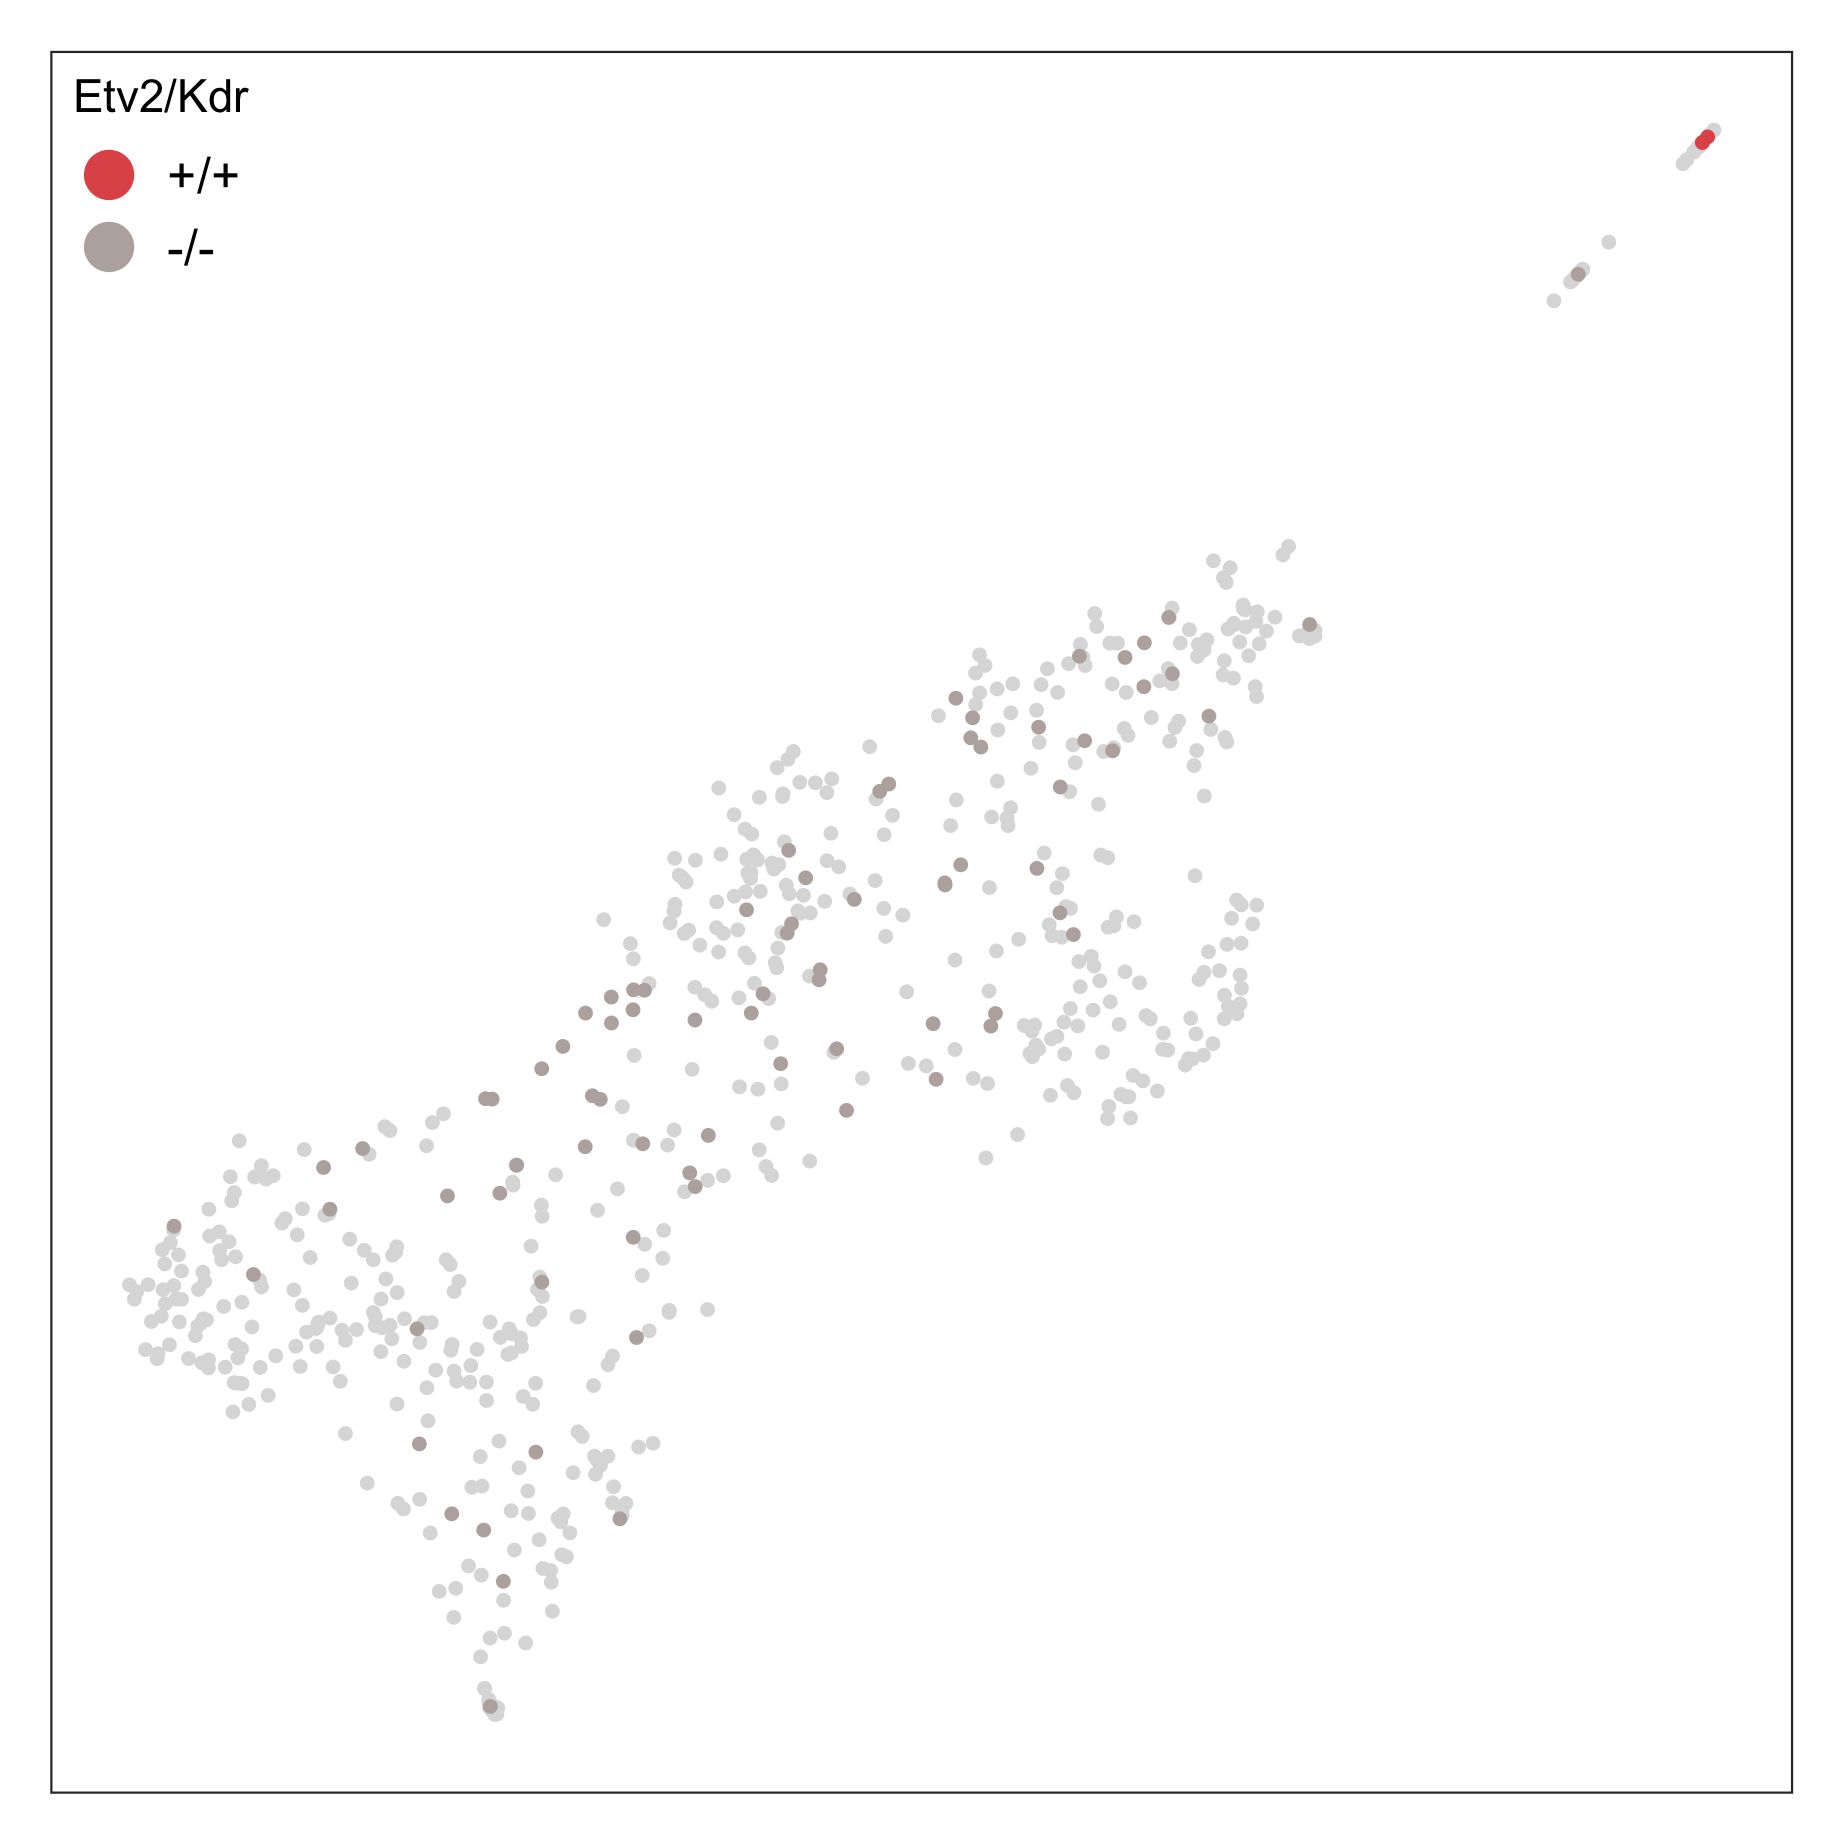

Here is the R script that generated this plot:
# # # # # # # # # # # # # # # # # # # # # # # # # # # # # # # # # # # # # # # #

pkg <- c("ggforce", "ggplot2", "magick", "scater")

lib <- lapply(pkg, library, character.only = TRUE)

# # # # # # # # # # # # # # # # # # # # # # # # # # # # # # # # # # # # # # # #

sce <- readRDS("output/11-atlas-neighbors.rds")

rownames(sce) <- uniquifyFeatureNames(rowData(sce)$gene_id, rowData(sce)$gene_name)

# # # # # # # # # # # # # # # # # # # # # # # # # # # # # # # # # # # # # # # #

id1 <- logcounts(sce)["Etv2", ] > 0

id2 <- logcounts(sce)["Kdr", ] > 0

id3 <- sce$batch == 38

idx <- which(id1 & id2 & id3)

sce$precursor <- "No"

sce$precursor[idx] <- "Yes"

# # # # # # # # # # # # # # # # # # # # # # # # # # # # # # # # # # # # # # # #

dat <- makePerCellDF(sce)

tmp <- subset(dat, batch != "38")

tmp <- tmp[, c("UMAP.1", "UMAP.2")]

# # # # # # # # # # # # # # # # # # # # # # # # # # # # # # # # # # # # # # # #

dat <- subset(dat, batch == "38")

# # # # # # # # # # # # # # # # # # # # # # # # # # # # # # # # # # # # # # # #

col <- c("Yes" = "#E15759", "No" = "#BAB0AC")

lab <- c("Yes" = "+/+", "No" = "-/-")

brk <- c("Yes", "No")

# # # # # # # # # # # # # # # # # # # # # # # # # # # # # # # # # # # # # # # #

plt <- ggplot(dat, aes(UMAP.1, UMAP.2, colour = precursor)) +
  geom_point(data = tmp, aes(UMAP.1, UMAP.2), size = 1, colour = "gainsboro") +
  geom_point(size = 1, show.legend = TRUE) +
  scale_colour_manual(name = "Etv2/Kdr", values = col, labels = lab, breaks = brk) +
  guides(colour = guide_legend(override.aes = list(size = 5))) +
  theme_no_axes() +
  theme(aspect.ratio = 1,
        legend.position = c(0, 1),
        legend.justification = c(0, 1),
        legend.background = element_blank(),
        legend.text = element_text(size = 12))

# # # # # # # # # # # # # # # # # # # # # # # # # # # # # # # # # # # # # # # # # # # # # # # # # # #

FILENAME <- "slides/atlas-neighbors-3.png"

WIDTH <- 8

HEIGHT <- WIDTH * 0.75

ggsave(filename = FILENAME, plot = plt, width = WIDTH, height = HEIGHT)

# # # # # # # # # # # # # # # # # # # # # # # # # # # # # # # # # # # # # # # #

img <- image_read(FILENAME)

img <- image_trim(img)

img <- image_border(img, color = "#FFFFFF", geometry = "50x50")

img <- image_write(img, path = FILENAME, format = "png")
